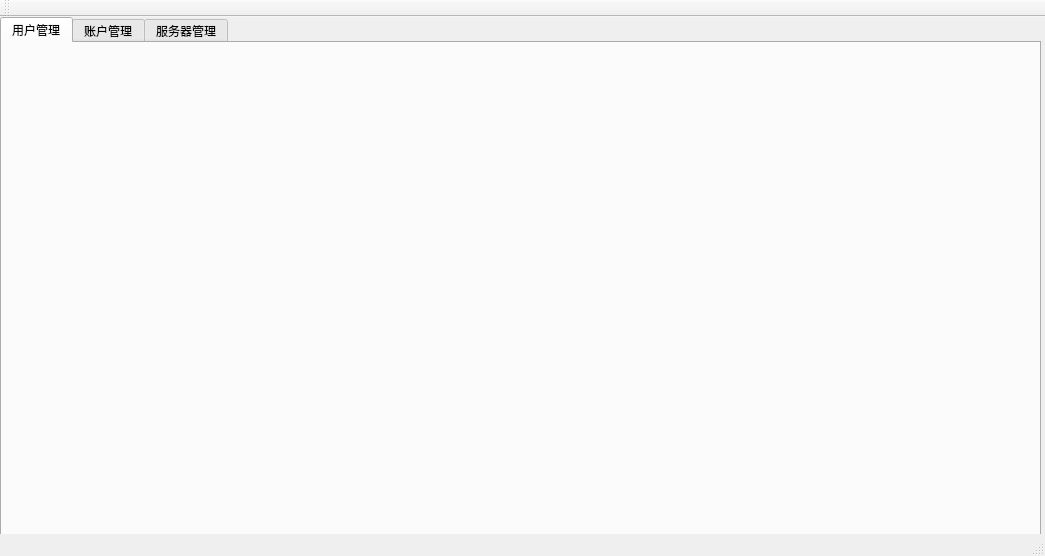
<?xml version="1.0" encoding="UTF-8"?>
<ui version="4.0">
 <class>MainWindow</class>
 <widget class="QMainWindow" name="MainWindow">
  <property name="geometry">
   <rect>
    <x>0</x>
    <y>0</y>
    <width>1045</width>
    <height>556</height>
   </rect>
  </property>
  <property name="windowTitle">
   <string>管理中心</string>
  </property>
  <widget class="QWidget" name="centralWidget">
   <widget class="QTabWidget" name="tabMain">
    <property name="geometry">
     <rect>
      <x>0</x>
      <y>0</y>
      <width>1041</width>
      <height>521</height>
     </rect>
    </property>
    <property name="autoFillBackground">
     <bool>false</bool>
    </property>
    <property name="currentIndex">
     <number>0</number>
    </property>
    <widget class="QWidget" name="tpUser">
     <attribute name="title">
      <string>用户管理</string>
     </attribute>
    </widget>
    <widget class="QWidget" name="tpAccount">
     <attribute name="title">
      <string>账户管理</string>
     </attribute>
    </widget>
    <widget class="QWidget" name="tpServer">
     <attribute name="title">
      <string>服务器管理</string>
     </attribute>
    </widget>
   </widget>
  </widget>
  <widget class="QMenuBar" name="menuBar">
   <property name="geometry">
    <rect>
     <x>0</x>
     <y>0</y>
     <width>1045</width>
     <height>23</height>
    </rect>
   </property>
  </widget>
  <widget class="QToolBar" name="mainToolBar">
   <attribute name="toolBarArea">
    <enum>TopToolBarArea</enum>
   </attribute>
   <attribute name="toolBarBreak">
    <bool>false</bool>
   </attribute>
  </widget>
  <widget class="QStatusBar" name="statusBar"/>
 </widget>
 <layoutdefault spacing="6" margin="11"/>
 <resources/>
 <connections/>
</ui>
